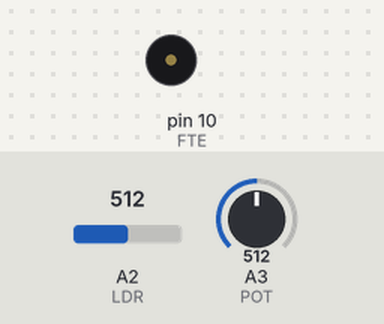
Bench run of a sketch on a simulated Arduino Uno, built with avr-gcc and run on an emulated ATmega328P. Shown: buzzer (waves = sounding). The inputs (shaded band) are chosen by the test bench; at power-on: A2 (LDR) = 512, A3 (POT) = 512.

Above: at 1.2 s.
1.3 s: A2 (LDR) set to 716
At 2.1 s:
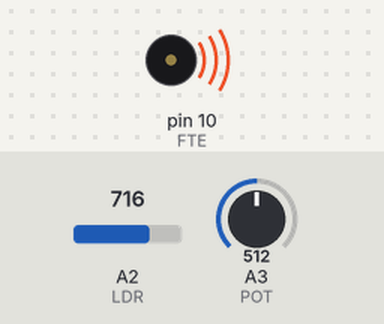
3.0 s: A2 (LDR) set to 0
At 4.4 s:
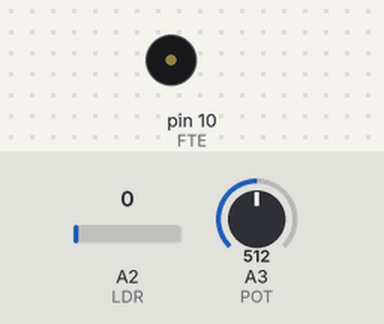
4.7 s: A2 (LDR) set to 122
At 5.8 s:
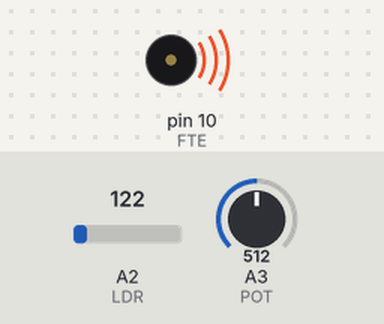
Timing chart, 0 to 7.7 s (numbered marks = the images above; inputs shaded):
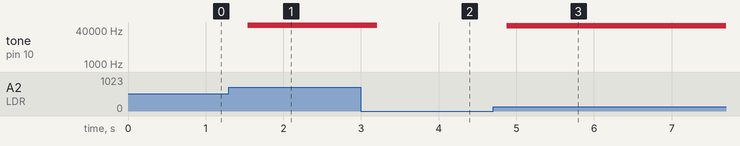

Measured:
- after the input at 1.3 s, tone on pin 10 (FTE): silent → 65196 Hz after 0.24 s
- after the input at 3.0 s, tone on pin 10 (FTE): 65196 Hz → silent after 0.21 s
- after the input at 4.7 s, tone on pin 10 (FTE): silent → 64339 Hz after 0.17 s

The sketch:

sketch_5_theremin.ino
```cpp
#define FTE 10
#define LDR A2
#define POT A3

void setup() {}  // pinMode é opcional com analogRead

void loop() {
  int luz    = analogRead(LDR);
  int pausa  = analogRead(POT);
  delay(pausa * .25);
  int tom = luz * luz * luz / 16;  // experimente outros valores
  tone(FTE, tom);
}
```
